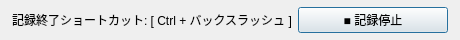
<?xml version="1.0" encoding="UTF-8"?>
<ui version="4.0">
 <class>RecordDialog</class>
 <widget class="QDialog" name="RecordDialog">
  <property name="geometry">
   <rect>
    <x>0</x>
    <y>0</y>
    <width>460</width>
    <height>40</height>
   </rect>
  </property>
  <layout class="QHBoxLayout" name="horizontalLayout">
   <property name="leftMargin">
    <number>12</number>
   </property>
   <property name="topMargin">
    <number>4</number>
   </property>
   <property name="rightMargin">
    <number>12</number>
   </property>
   <property name="bottomMargin">
    <number>4</number>
   </property>
   <item>
    <widget class="QLabel" name="lblInstructions">
     <property name="text">
      <string>記録終了ショートカット: [ Ctrl + バックスラッシュ ]</string>
     </property>
     <property name="alignment">
      <set>Qt::AlignLeading|Qt::AlignLeft|Qt::AlignVCenter</set>
     </property>
    </widget>
   </item>
   <item>
    <widget class="QPushButton" name="btnStopRecord">
     <property name="text">
      <string>■ 記録停止</string>
     </property>
    </widget>
   </item>
  </layout>
 </widget>
</ui>
